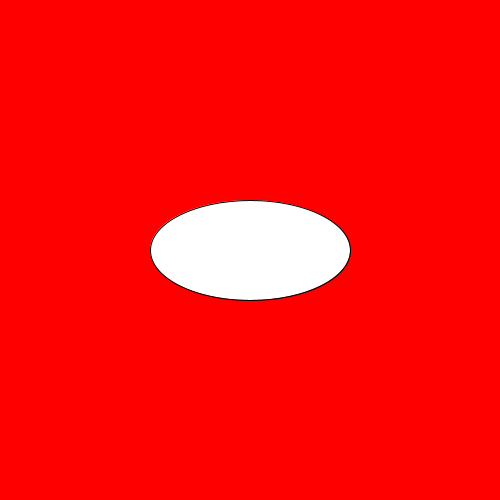
Frame 1 (no input)
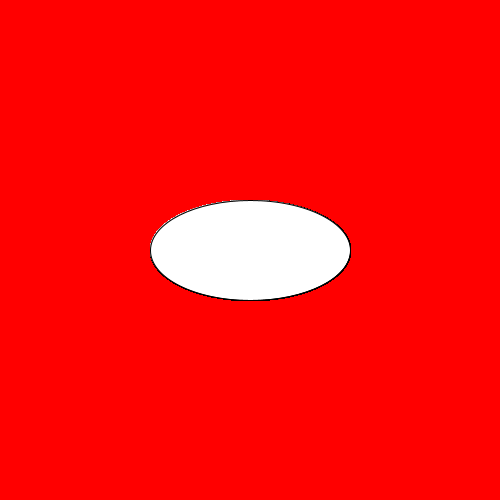
Frame 60 (the mouse pressed at the canvas centre just before this capture)
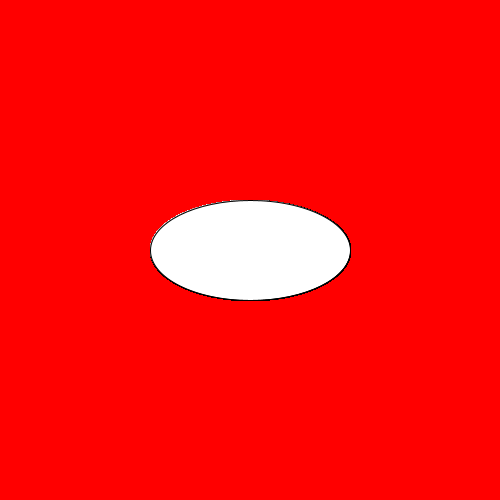
Frame 120 (the mouse held since frame 60 and released just before this capture)

The Processing sketch that drew these frames (run headless with seeded random() and noise(); from frame 60 on, the mouse is pressed at the canvas centre):

// Processing sketch: realFirstSketch
// ── realFirstSketch.pde
void setup(){
size(500,500);
background(255,0,0);
}

void draw(){

fill(255);
stroke(0);
//noStroke();
ellipse(250,250,200,100);
}
